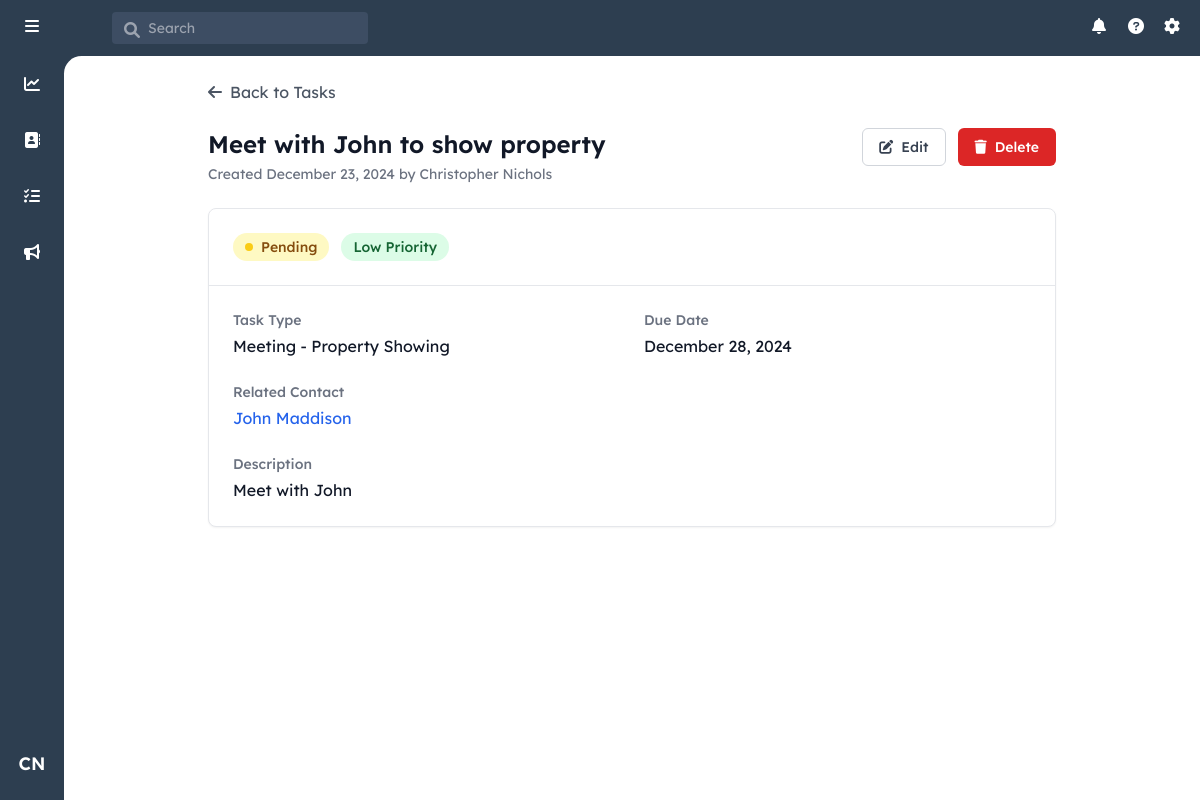
Page /tasks/1 (signed in) on the earlier database version.
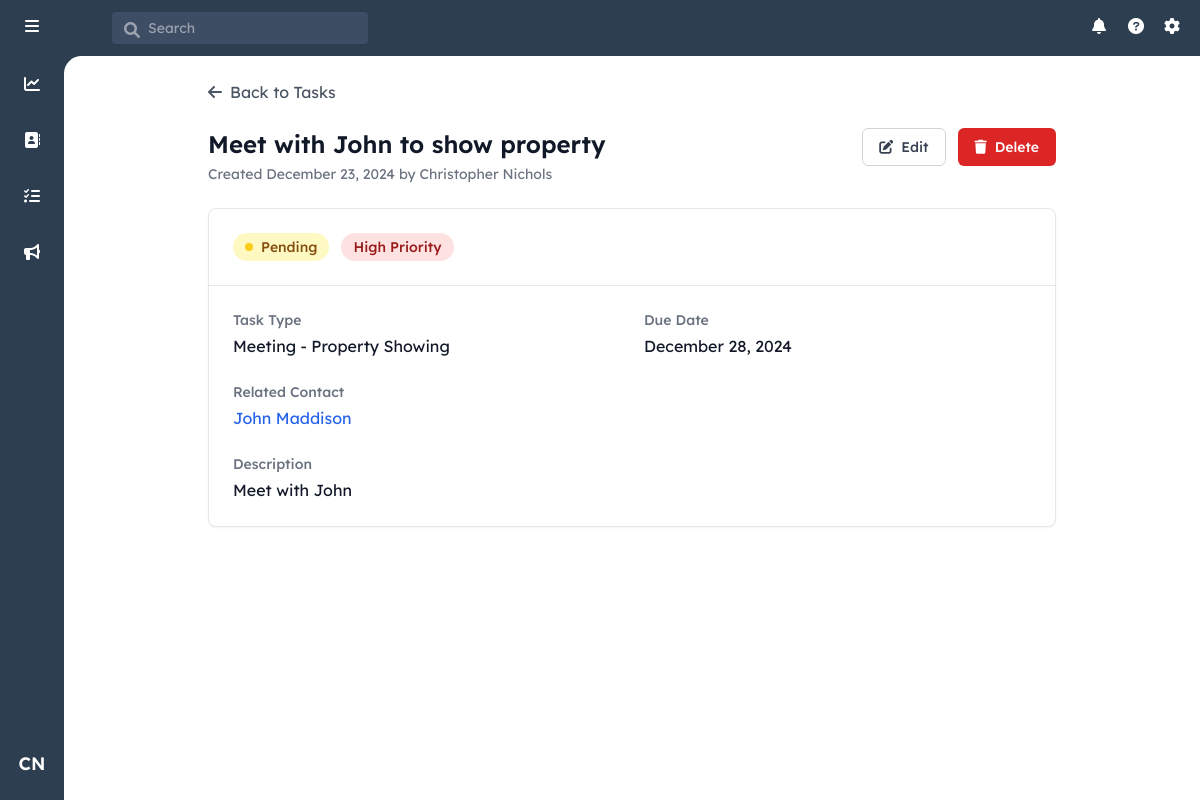
Same page on the later database version.
### models.py (models this page shows, shortened)
class User(UserMixin, db.Model):
    id = db.Column(db.Integer, primary_key=True)
    username = db.Column(db.String(80), unique=True, nullable=False)
    email = db.Column(db.String(120), unique=True, nullable=False)
    password_hash = db.Column(db.String(128))
    first_name = db.Column(db.String(80), nullable=False)
    last_name = db.Column(db.String(80), nullable=False)
    role = db.Column(db.String(20), nullable=False, default='agent')
    created_at = db.Column(db.DateTime, nullable=False, default=datetime.utcnow)
    last_login = db.Column(db.DateTime)

class Task(db.Model):
    id = db.Column(db.Integer, primary_key=True)
    contact_id = db.Column(db.Integer, db.ForeignKey('contact.id'), nullable=False)
    assigned_to_id = db.Column(db.Integer, db.ForeignKey('user.id'), nullable=False)
    created_by_id = db.Column(db.Integer, db.ForeignKey('user.id'), nullable=False)
    type_id = db.Column(db.Integer, db.ForeignKey('task_type.id'), nullable=False)
    subtype_id = db.Column(db.Integer, db.ForeignKey('task_subtype.id'), nullable=False)
    subject = db.Column(db.String(200), nullable=False)
    description = db.Column(db.Text)
    priority = db.Column(db.String(20), nullable=False, default='medium')  # low, medium, high
    status = db.Column(db.String(20), nullable=False, default='pending')  # pending, completed, cancelled
    outcome = db.Column(db.Text)  # Notes about what happened when task was completed
    created_at = db.Column(db.DateTime, nullable=False, default=datetime.utcnow)
    due_date = db.Column(db.DateTime, nullable=False)
    completed_at = db.Column(db.DateTime)
    property_address = db.Column(db.String(200))  # If task is related to specific property
    scheduled_time = db.Column(db.DateTime)  # For meetings/showings
    reminder_sent = db.Column(db.Boolean, default=False)
    contact = db.relationship('Contact', backref=db.backref('tasks', lazy=True))
    assigned_to = db.relationship('User', foreign_keys=[assigned_to_id], backref='assigned_tasks')
    created_by = db.relationship('User', foreign_keys=[created_by_id], backref='created_tasks')
    task_type = db.relationship('TaskType')
    task_subtype = db.relationship('TaskSubtype')

class TaskType(db.Model):
    id = db.Column(db.Integer, primary_key=True)
    name = db.Column(db.String(50), nullable=False)  # e.g., 'Call', 'Email', 'Meeting', 'Showing', 'Follow-up'
    sort_order = db.Column(db.Integer, nullable=False)
    subtypes = db.relationship('TaskSubtype', backref='task_type', lazy=True)

class TaskSubtype(db.Model):
    id = db.Column(db.Integer, primary_key=True)
    task_type_id = db.Column(db.Integer, db.ForeignKey('task_type.id'), nullable=False)
    name = db.Column(db.String(50), nullable=False)  # e.g., for Call: 'Check-in', 'Schedule Showing', 'Discuss Offer'
    sort_order = db.Column(db.Integer, nullable=False)

class Contact(db.Model):
    id = db.Column(db.Integer, primary_key=True)
    user_id = db.Column(db.Integer, db.ForeignKey('user.id'), nullable=False)
    first_name = db.Column(db.String(80), nullable=False)
    last_name = db.Column(db.String(80), nullable=False)
    email = db.Column(db.String(120))
    phone = db.Column(db.String(20))
    street_address = db.Column(db.String(200))
    city = db.Column(db.String(100))
    state = db.Column(db.String(50))
    zip_code = db.Column(db.String(20))
    notes = db.Column(db.Text)
    created_at = db.Column(db.DateTime, nullable=False, default=datetime.utcnow)
    updated_at = db.Column(db.DateTime, nullable=False, default=datetime.utcnow,
                          onupdate=datetime.utcnow)
    potential_commission = db.Column(db.Numeric(10, 2), nullable=False, default=5000.00)
    owner = db.relationship('User', backref=db.backref('contacts', lazy=True))
    groups = db.relationship('ContactGroup',
                           secondary=contact_groups,
                           back_populates='contacts',
                           lazy='joined')

### routes/tasks.py (the view, shortened to what this page needs)
@tasks_bp.route('/tasks/<int:task_id>')
@login_required
def view_task(task_id):
    task = Task.query.options(
        joinedload(Task.contact),
        joinedload(Task.task_type),
        joinedload(Task.task_subtype)
    ).get_or_404(task_id)
    contacts = Contact.query.all()
    task_types = TaskType.query.all()
    task_subtypes = TaskSubtype.query.filter_by(task_type_id=task.task_type.id).all()
    return render_template('view_task.html',
                         task=task,
                         contacts=contacts,
                         task_types=task_types,
                         task_subtypes=task_subtypes)

### app.py (called while the page is built)
def create_app():
    app = Flask(__name__)
    app.config.from_object('config.Config')
    db.init_app(app)
    login_manager = LoginManager()
    login_manager.init_app(app)
    login_manager.login_view = 'auth.login'
    @login_manager.user_loader
    def load_user(user_id):
        return User.query.get(int(user_id))
    register_blueprints(app)
    return app

### templates/view_task.html (shortened to what this page needs)
{% extends "base.html" %}
{% block content %}
<div class="p-6 max-w-4xl mx-auto">
    <div class="flex items-center mb-6">
        <a href="{{ url_for('tasks.tasks') }}" class="flex items-center text-gray-600 hover:text-gray-900">
            <i class="fas fa-arrow-left mr-2"></i>
            Back to Tasks
        </a>
    </div>
    <div class="flex justify-between items-start mb-6">
        <div>
            <h1 id="viewTaskSubject" class="text-2xl font-semibold text-gray-900">{{ task.subject }}</h1>
            <p class="mt-1 text-sm text-gray-500">Created {{ task.created_at.strftime('%B %d, %Y') }} by {{ task.created_by.first_name }} {{ task.created_by.last_name }}</p>
        </div>
        <div class="flex space-x-3">
            <button id="editButton" onclick="toggleEditMode()"
                    class="inline-flex items-center px-4 py-2 border border-gray-300 rounded-md text-sm font-medium text-gray-700 bg-white hover:bg-gray-50">
                <i class="fas fa-edit mr-2"></i>
                Edit
            </button>
            <button onclick="deleteTask({{ task.id }})"
                    class="inline-flex items-center px-4 py-2 bg-red-600 border border-transparent rounded-md text-sm font-medium text-white hover:bg-red-700">
                <i class="fas fa-trash mr-2"></i>
                Delete
            </button>
        </div>
    </div>
    <div class="bg-white rounded-lg border shadow-sm">
        <div id="viewTaskInfo">
            <div class="p-6 border-b">
                <div class="flex items-center space-x-3">
                    <span class="inline-flex items-center px-3 py-1 rounded-full text-sm font-medium
                        {% if task.status == 'completed' %}
                            bg-green-100 text-green-800
                        {% else %}
                            bg-yellow-100 text-yellow-800
                        {% endif %}">
                        <span class="h-2 w-2 mr-2 rounded-full
                            {% if task.status == 'completed' %}bg-green-400{% else %}bg-yellow-400{% endif %}">
                        </span>
                        {{ task.status|capitalize }}
                    </span>
                    <span class="inline-flex items-center px-3 py-1 rounded-full text-sm font-medium
                        {% if task.priority == 'high' %}
                            bg-red-100 text-red-800
                        {% elif task.priority == 'medium' %}
                            bg-yellow-100 text-yellow-800
                        {% else %}
                            bg-green-100 text-green-800
                        {% endif %}">
                        {{ task.priority|capitalize }} Priority
                    </span>
                </div>
            </div>
            <div class="grid grid-cols-2 gap-6 p-6">
                <div>
                    <h3 class="text-sm font-medium text-gray-500 mb-1">Task Type</h3>
                    <p class="text-gray-900">{{ task.task_type.name }} - {{ task.task_subtype.name }}</p>
                </div>
                <div>
                    <h3 class="text-sm font-medium text-gray-500 mb-1">Due Date</h3>
                    <p class="text-gray-900">{{ task.due_date.strftime('%B %d, %Y') }}</p>
                </div>
                <div>
                    <h3 class="text-sm font-medium text-gray-500 mb-1">Related Contact</h3>
                    <a href="{{ url_for('contacts.view_contact', contact_id=task.contact.id) }}"
                       class="text-blue-600 hover:text-blue-800">
                        {{ task.contact.first_name }} {{ task.contact.last_name }}
                    </a>
                </div>
                {% if task.description %}
                <div class="col-span-2">
                    <h3 class="text-sm font-medium text-gray-500 mb-1">Description</h3>
                    <p class="text-gray-900 whitespace-pre-line">{{ task.description }}</p>
                </div>
                {% endif %}
            </div>
        </div>
    </div>
</div>
{% endblock %}

### templates/base.html (shortened to what this page needs)
<!DOCTYPE html>
<html lang="en">
<head>
    <script src="https://cdn.tailwindcss.com"></script>
    <link rel="stylesheet" href="https://cdnjs.cloudflare.com/ajax/libs/font-awesome/6.0.0/css/all.min.css">
</head>
<body class="h-screen flex flex-col bg-[#2d3e50]">
<header class="text-white h-14 flex items-center justify-between">
    <div class="flex items-center space-x-12">
        <div class="w-16 flex justify-center pl-1.5">
            <i class="fas fa-bars h-5 w-5"></i>
        </div>
        <div class="relative">
            <i class="fas fa-search h-4 w-4 absolute left-3 top-2.5 text-gray-400"></i>
            <input
                type="text"
                placeholder="Search"
                class="bg-[#3d4d63] text-sm rounded pl-9 pr-4 py-1.5 w-64 focus:outline-none"
            >
        </div>
    </div>
    <div class="flex items-center space-x-4 pr-4 relative">
        <i class="fas fa-bell h-5 w-5"></i>
        <i class="fas fa-question-circle h-5 w-5"></i>
        <i class="fas fa-cog h-5 w-5"></i>
    </div>
</header>
<div class="flex flex-1 overflow-hidden relative">
    <aside class="w-16 flex flex-col items-center py-4 z-10">
        <div class="relative group mb-8">
            <a href="{{ url_for('main.dashboard') }}" class="p-2.5 rounded-lg hover:bg-[#3d4d63]">
                <i class="fas fa-chart-line text-white"></i>
            </a>
        </div>
        <div class="relative group mb-8">
            <a href="{{ url_for('main.index') }}" class="p-2.5 rounded-lg hover:bg-[#3d4d63]">
                <i class="fas fa-address-book text-white"></i>
            </a>
        </div>
        <div class="relative group mb-8">
            <a href="{{ url_for('tasks.tasks') }}" class="p-2.5 rounded-lg hover:bg-[#3d4d63]">
                <i class="fas fa-tasks text-white"></i>
            </a>
        </div>
        <div class="relative group mb-8">
            <a href="#" class="p-2.5 rounded-lg hover:bg-[#3d4d63]">
                <i class="fas fa-bullhorn text-white"></i>
            </a>
        </div>
        {% if current_user.is_authenticated %}
            <div class="relative group">
                <button
                    id="userIcon"
                    class="w-10 h-10 rounded-full hover:bg-[#3d4d63] text-white flex items-center justify-center text-lg font-semibold transition-colors duration-200"
                >
                    {{ current_user.first_name[0] }}{{ current_user.last_name[0] }}
                </button>
            </div>
        {% endif %}
    </aside>
    <main class="flex-1 overflow-auto bg-white absolute inset-0 ml-16 rounded-tl-[1.1rem]">
        {% block content %}{% endblock %}
    </main>
</div>
</body>
</html>

### templates/base.html (style rules this page uses)
body { font-family: "Lexend Deca", Helvetica, Arial, sans-serif; }

Differences in the rows shown:
changed Task "Meet with John to show property": priority "Low" → "High"
